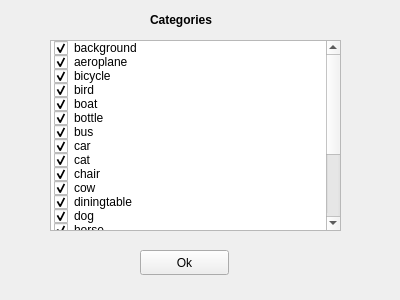
<?xml version="1.0" encoding="UTF-8"?>
<ui version="4.0">
 <class>SelectionOfCategories</class>
 <widget class="QWidget" name="SelectionOfCategories">
  <property name="geometry">
   <rect>
    <x>0</x>
    <y>0</y>
    <width>400</width>
    <height>300</height>
   </rect>
  </property>
  <property name="font">
   <font>
    <stylestrategy>PreferDefault</stylestrategy>
   </font>
  </property>
  <property name="tabletTracking">
   <bool>false</bool>
  </property>
  <property name="windowTitle">
   <string>Selection of Categories</string>
  </property>
  <widget class="QPushButton" name="Ok">
   <property name="geometry">
    <rect>
     <x>140</x>
     <y>250</y>
     <width>89</width>
     <height>25</height>
    </rect>
   </property>
   <property name="text">
    <string>Ok</string>
   </property>
  </widget>
  <widget class="QLabel" name="labelCategories">
   <property name="geometry">
    <rect>
     <x>150</x>
     <y>10</y>
     <width>81</width>
     <height>20</height>
    </rect>
   </property>
   <property name="font">
    <font>
     <weight>75</weight>
     <bold>true</bold>
     <stylestrategy>PreferDefault</stylestrategy>
    </font>
   </property>
   <property name="text">
    <string>Categories</string>
   </property>
  </widget>
  <widget class="QListWidget" name="listWidget">
   <property name="geometry">
    <rect>
     <x>50</x>
     <y>40</y>
     <width>291</width>
     <height>191</height>
    </rect>
   </property>
   <item>
    <property name="text">
     <string>background</string>
    </property>
    <property name="checkState">
     <enum>Checked</enum>
    </property>
   </item>
   <item>
    <property name="text">
     <string>aeroplane</string>
    </property>
    <property name="checkState">
     <enum>Checked</enum>
    </property>
   </item>
   <item>
    <property name="text">
     <string>bicycle</string>
    </property>
    <property name="checkState">
     <enum>Checked</enum>
    </property>
   </item>
   <item>
    <property name="text">
     <string>bird</string>
    </property>
    <property name="checkState">
     <enum>Checked</enum>
    </property>
   </item>
   <item>
    <property name="text">
     <string>boat</string>
    </property>
    <property name="checkState">
     <enum>Checked</enum>
    </property>
   </item>
   <item>
    <property name="text">
     <string>bottle</string>
    </property>
    <property name="checkState">
     <enum>Checked</enum>
    </property>
   </item>
   <item>
    <property name="text">
     <string>bus</string>
    </property>
    <property name="checkState">
     <enum>Checked</enum>
    </property>
   </item>
   <item>
    <property name="text">
     <string>car</string>
    </property>
    <property name="checkState">
     <enum>Checked</enum>
    </property>
   </item>
   <item>
    <property name="text">
     <string>cat</string>
    </property>
    <property name="checkState">
     <enum>Checked</enum>
    </property>
   </item>
   <item>
    <property name="text">
     <string>chair</string>
    </property>
    <property name="checkState">
     <enum>Checked</enum>
    </property>
   </item>
   <item>
    <property name="text">
     <string>cow</string>
    </property>
    <property name="checkState">
     <enum>Checked</enum>
    </property>
   </item>
   <item>
    <property name="text">
     <string>diningtable</string>
    </property>
    <property name="checkState">
     <enum>Checked</enum>
    </property>
   </item>
   <item>
    <property name="text">
     <string>dog</string>
    </property>
    <property name="checkState">
     <enum>Checked</enum>
    </property>
   </item>
   <item>
    <property name="text">
     <string>horse</string>
    </property>
    <property name="checkState">
     <enum>Checked</enum>
    </property>
   </item>
   <item>
    <property name="text">
     <string>motorbike</string>
    </property>
    <property name="checkState">
     <enum>Checked</enum>
    </property>
   </item>
   <item>
    <property name="text">
     <string>person</string>
    </property>
    <property name="checkState">
     <enum>Checked</enum>
    </property>
   </item>
   <item>
    <property name="text">
     <string>pottedplant</string>
    </property>
    <property name="checkState">
     <enum>Checked</enum>
    </property>
   </item>
   <item>
    <property name="text">
     <string>sheep</string>
    </property>
    <property name="checkState">
     <enum>Checked</enum>
    </property>
   </item>
   <item>
    <property name="text">
     <string>sofa</string>
    </property>
    <property name="checkState">
     <enum>Checked</enum>
    </property>
   </item>
   <item>
    <property name="text">
     <string>train</string>
    </property>
    <property name="checkState">
     <enum>Checked</enum>
    </property>
   </item>
   <item>
    <property name="text">
     <string>tvmonitor</string>
    </property>
    <property name="checkState">
     <enum>Checked</enum>
    </property>
   </item>
  </widget>
 </widget>
 <resources/>
 <connections/>
</ui>
